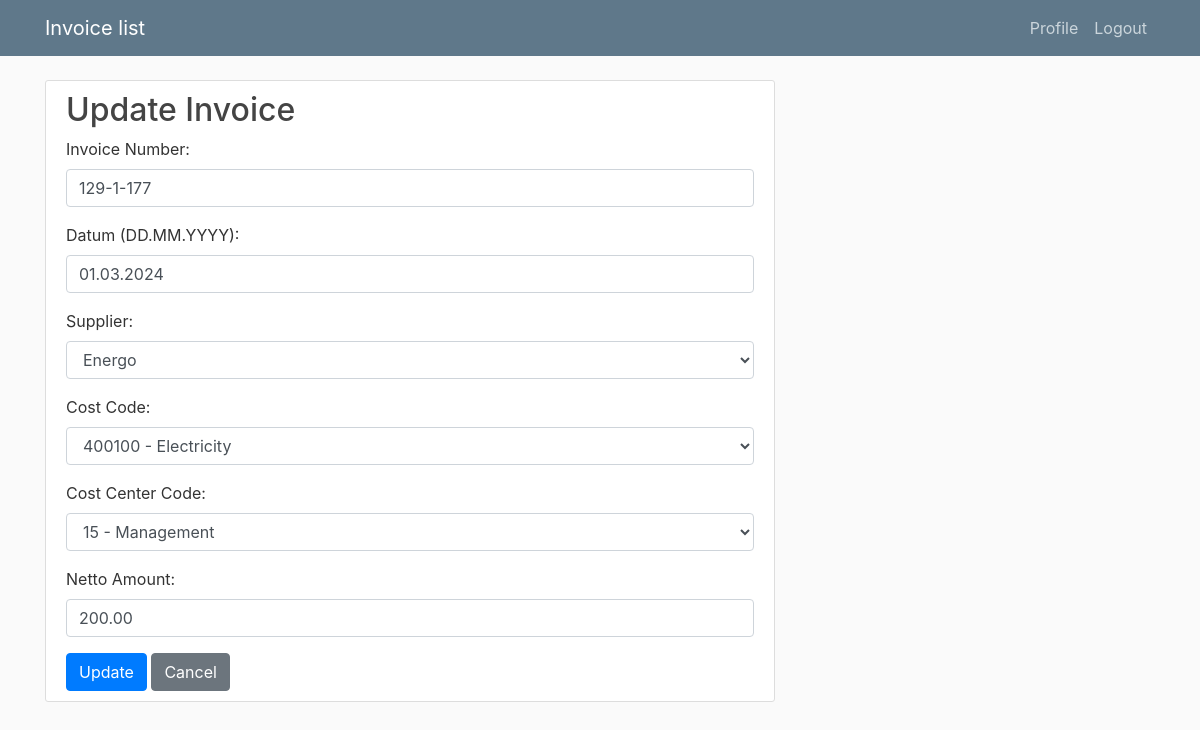
Page /update_invoice/14/ (signed in) on the committed database.
### invoice/models.py (models this page shows, shortened)
class Invoice(models.Model):
    cost_code = models.ForeignKey(TypeOfCost, on_delete=models.CASCADE)
    cost_center_code = models.ForeignKey(CostCenter, on_delete=models.CASCADE)
    supplier = models.ForeignKey(Supplier, on_delete=models.CASCADE)
    netto_amount = models.DecimalField(max_digits=10, decimal_places=2)
    date = models.DateField()
    invoice_number = models.CharField(max_length=20)
    user = models.ForeignKey(User, on_delete=models.CASCADE)

class Supplier(models.Model):
	supplier_name = models.CharField(max_length=40)
	def __str__(self):
         return self.supplier_name

class TypeOfCost(models.Model):
	cost_code = models.IntegerField()
	cost_name = models.CharField(max_length=40)
	def __str__(self):
	   return f"{self.cost_code} - {self.cost_name}"

class CostCenter(models.Model):
	cost_center_code = models.IntegerField()
	cost_center_name = models.CharField(max_length=40)
	def __str__(self):
	   return f"{self.cost_center_code} - {self.cost_center_name}"

### invoice/views.py (the view)
# urls.py: path('update_invoice/<int:pk>/', views.update_invoice, name='update_invoice'),
@login_required
def update_invoice(request, pk):
    invoice = get_object_or_404(Invoice, pk=pk)
    if request.method == 'POST':
        form = InvoiceForm(request.POST, instance=invoice)
        if form.is_valid():
            date = form.cleaned_data['date']
            formatted_date = date.strftime("%Y-%m-%d")  # Novi format datuma
            form.cleaned_data['date'] = formatted_date  # Ažuriranje datuma u formi
            form.save()
            return redirect('invoice-detail', pk=pk)
    else:
        form = InvoiceForm(instance=invoice)
    return render(request, 'invoice/update_invoice.html', {'form': form})

### invoice/forms.py
class InvoiceForm(forms.ModelForm):
    cost_code = forms.ModelChoiceField(queryset=TypeOfCost.objects.all(), empty_label='')
    supplier = forms.ModelChoiceField(queryset=Supplier.objects.all(), empty_label='')
    cost_center_code = forms.ModelChoiceField(queryset=CostCenter.objects.all(), empty_label='')
    date = forms.DateField(label='Date (DD.MM.YYYY)', input_formats=['%d.%m.%Y'])
    class Meta:
        model = Invoice
        fields = ['invoice_number', 'date', 'supplier', 'cost_code', 'cost_center_code', 'netto_amount']

### invoice/templates/invoice/update_invoice.html (shortened to what this page needs)
{% extends "invoice/base.html" %}
{% load static %}
{% load crispy_forms_tags %}
{% block content %}
<div class="content-section">
    <h2>Update Invoice</h2>
    <form id="update-form" method="post" class="crispy">
        <div class="form-group">
            <label for="id_invoice_number">Invoice Number:</label>
            <input type="text" class="form-control" id="id_invoice_number" name="invoice_number" value="{{ form.instance.invoice_number }}">
        </div>
        <div class="form-group">
            <label for="id_date">Datum (DD.MM.YYYY):</label>
            <input type="text" class="form-control" id="id_date" name="date" value="{{ form.instance.date|date:'d.m.Y' }}">
        </div>
        <div class="form-group">
            <label for="id_supplier">Supplier:</label>
            <select class="form-control" id="id_supplier" name="supplier">
                {% for supplier in form.fields.supplier.queryset %}
                    <option value="{{ supplier.pk }}" {% if supplier.pk == form.instance.supplier.pk %}selected{% endif %}>{{ supplier }}</option>
                {% endfor %}
            </select>
        </div>
        <div class="form-group">
            <label for="id_cost_code">Cost Code:</label>
            <select class="form-control" id="id_cost_code" name="cost_code">
                {% for cost_code in form.fields.cost_code.queryset %}
                    <option value="{{ cost_code.pk }}" {% if cost_code.pk == form.instance.cost_code.pk %}selected{% endif %}>{{ cost_code }}</option>
                {% endfor %}
            </select>
        </div>
        <div class="form-group">
            <label for="id_cost_center_code">Cost Center Code:</label>
            <select class="form-control" id="id_cost_center_code" name="cost_center_code">
                {% for cost_center_code in form.fields.cost_center_code.queryset %}
                    <option value="{{ cost_center_code.pk }}" {% if cost_center_code.pk == form.instance.cost_center_code.pk %}selected{% endif %}>{{ cost_center_code }}</option>
                {% endfor %}
            </select>
        </div>
        <div class="form-group">
            <label for="id_netto_amount">Netto Amount:</label>
            <input type="text" class="form-control" id="id_netto_amount" name="netto_amount" value="{{ form.instance.netto_amount }}">
        </div>
        <button type="button" class="btn btn-primary" onclick="confirmUpdate()">Update</button>
        <a href="{% url 'invoice-detail' pk=form.instance.pk %}" class="btn btn-secondary">Cancel</a>
    </form>
</div>
{% endblock content %}

### invoice/static/invoice/main.css (style rules this page uses)
body { background: #fafafa; color: #333333; margin-top: 5rem; }
h1, h2, h3, h4, h5, h6 { color: #444444; }
.content-section { background: #ffffff; padding: 10px 20px; border: 1px solid #dddddd; border-radius: 3px; margin-bottom: 20px; }

### rows in the picture
Invoice: invoice_number "129-1-177", date "01.03.2024", supplier "Energo", cost_code "400100 - Electricity", cost_center_code "15 - Management", netto_amount "200.00"
